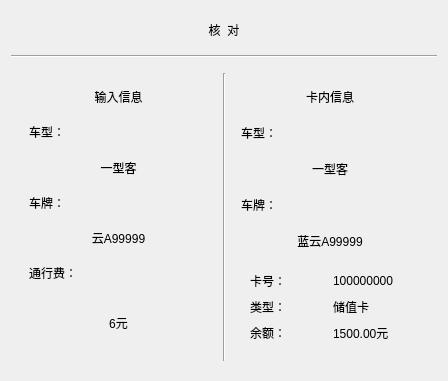
<?xml version="1.0" encoding="UTF-8"?>
<ui version="4.0">
 <class>DialogShowProInfo</class>
 <widget class="QWidget" name="DialogShowProInfo">
  <property name="geometry">
   <rect>
    <x>0</x>
    <y>0</y>
    <width>448</width>
    <height>381</height>
   </rect>
  </property>
  <property name="windowTitle">
   <string>Dialog</string>
  </property>
  <property name="Type" stdset="0">
   <string>firstWidget</string>
  </property>
  <layout class="QVBoxLayout" name="verticalLayout" stretch="1,1,8">
   <item>
    <widget class="QLabel" name="label">
     <property name="text">
      <string>核  对</string>
     </property>
     <property name="alignment">
      <set>Qt::AlignCenter</set>
     </property>
     <property name="className" stdset="0">
      <string>dspiInfo</string>
     </property>
    </widget>
   </item>
   <item>
    <widget class="Line" name="line">
     <property name="orientation">
      <enum>Qt::Horizontal</enum>
     </property>
    </widget>
   </item>
   <item>
    <widget class="QWidget" name="widget_2" native="true">
     <layout class="QHBoxLayout" name="horizontalLayout" stretch="1,1,1">
      <item>
       <widget class="QWidget" name="widget_3" native="true">
        <layout class="QVBoxLayout" name="verticalLayout_2" stretch="1,1,1,1,1,1,2">
         <item>
          <widget class="QLabel" name="label_2">
           <property name="text">
            <string>输入信息</string>
           </property>
           <property name="alignment">
            <set>Qt::AlignCenter</set>
           </property>
           <property name="className" stdset="0">
            <string>dspiInfo</string>
           </property>
          </widget>
         </item>
         <item>
          <widget class="QLabel" name="label_3">
           <property name="text">
            <string>车型：</string>
           </property>
           <property name="className" stdset="0">
            <string>dspiTitle</string>
           </property>
          </widget>
         </item>
         <item>
          <widget class="QLabel" name="lbEnVehType">
           <property name="text">
            <string>一型客</string>
           </property>
           <property name="alignment">
            <set>Qt::AlignCenter</set>
           </property>
           <property name="className" stdset="0">
            <string>dspiInfo</string>
           </property>
          </widget>
         </item>
         <item>
          <widget class="QLabel" name="label_5">
           <property name="text">
            <string>车牌：</string>
           </property>
           <property name="className" stdset="0">
            <string>dspiTitle</string>
           </property>
          </widget>
         </item>
         <item>
          <widget class="QLabel" name="lbEnVehPlate">
           <property name="text">
            <string>云A99999</string>
           </property>
           <property name="alignment">
            <set>Qt::AlignCenter</set>
           </property>
           <property name="className" stdset="0">
            <string>dspiInfo</string>
           </property>
          </widget>
         </item>
         <item>
          <widget class="QLabel" name="label_7">
           <property name="text">
            <string>通行费：</string>
           </property>
           <property name="className" stdset="0">
            <string>dspiTitle</string>
           </property>
          </widget>
         </item>
         <item>
          <widget class="QLabel" name="lbFee">
           <property name="text">
            <string>6元</string>
           </property>
           <property name="alignment">
            <set>Qt::AlignCenter</set>
           </property>
           <property name="className" stdset="0">
            <string>dspiInfo</string>
           </property>
          </widget>
         </item>
        </layout>
       </widget>
      </item>
      <item>
       <widget class="Line" name="line_2">
        <property name="orientation">
         <enum>Qt::Vertical</enum>
        </property>
       </widget>
      </item>
      <item>
       <widget class="QWidget" name="widget_4" native="true">
        <layout class="QVBoxLayout" name="verticalLayout_3" stretch="1,1,1,1,1,3">
         <item>
          <widget class="QLabel" name="label_9">
           <property name="text">
            <string>卡内信息</string>
           </property>
           <property name="alignment">
            <set>Qt::AlignCenter</set>
           </property>
           <property name="className" stdset="0">
            <string>dspiInfo</string>
           </property>
          </widget>
         </item>
         <item>
          <widget class="QLabel" name="label_10">
           <property name="text">
            <string>车型：</string>
           </property>
           <property name="className" stdset="0">
            <string>dspiTitle</string>
           </property>
          </widget>
         </item>
         <item>
          <widget class="QLabel" name="lbVehType">
           <property name="text">
            <string>一型客</string>
           </property>
           <property name="alignment">
            <set>Qt::AlignCenter</set>
           </property>
           <property name="className" stdset="0">
            <string>dspiInfo</string>
           </property>
          </widget>
         </item>
         <item>
          <widget class="QLabel" name="label_12">
           <property name="text">
            <string>车牌：</string>
           </property>
           <property name="className" stdset="0">
            <string>dspiTitle</string>
           </property>
          </widget>
         </item>
         <item>
          <widget class="QLabel" name="lbVehPlate">
           <property name="text">
            <string>蓝云A99999</string>
           </property>
           <property name="alignment">
            <set>Qt::AlignCenter</set>
           </property>
           <property name="className" stdset="0">
            <string>dspiInfo</string>
           </property>
          </widget>
         </item>
         <item>
          <widget class="QWidget" name="widget_5" native="true">
           <layout class="QGridLayout" name="gridLayout">
            <item row="0" column="0">
             <widget class="QLabel" name="label_14">
              <property name="text">
               <string>卡号：</string>
              </property>
              <property name="className" stdset="0">
               <string>dspiTitle</string>
              </property>
             </widget>
            </item>
            <item row="0" column="1">
             <widget class="QLabel" name="lbCardNum">
              <property name="text">
               <string>100000000</string>
              </property>
              <property name="className" stdset="0">
               <string>dspiTitle</string>
              </property>
             </widget>
            </item>
            <item row="1" column="0">
             <widget class="QLabel" name="label_16">
              <property name="text">
               <string>类型：</string>
              </property>
              <property name="className" stdset="0">
               <string>dspiTitle</string>
              </property>
             </widget>
            </item>
            <item row="1" column="1">
             <widget class="QLabel" name="lbCardType">
              <property name="text">
               <string>储值卡</string>
              </property>
              <property name="className" stdset="0">
               <string>dspiTitle</string>
              </property>
             </widget>
            </item>
            <item row="2" column="0">
             <widget class="QLabel" name="label_18">
              <property name="text">
               <string>余额：</string>
              </property>
              <property name="className" stdset="0">
               <string>dspiTitle</string>
              </property>
             </widget>
            </item>
            <item row="2" column="1">
             <widget class="QLabel" name="lbRest">
              <property name="text">
               <string>1500.00元</string>
              </property>
              <property name="className" stdset="0">
               <string>dspiTitle</string>
              </property>
             </widget>
            </item>
           </layout>
          </widget>
         </item>
        </layout>
       </widget>
      </item>
     </layout>
    </widget>
   </item>
  </layout>
  <zorder>widget_2</zorder>
  <zorder>line</zorder>
  <zorder>label</zorder>
 </widget>
 <resources/>
 <connections/>
</ui>
